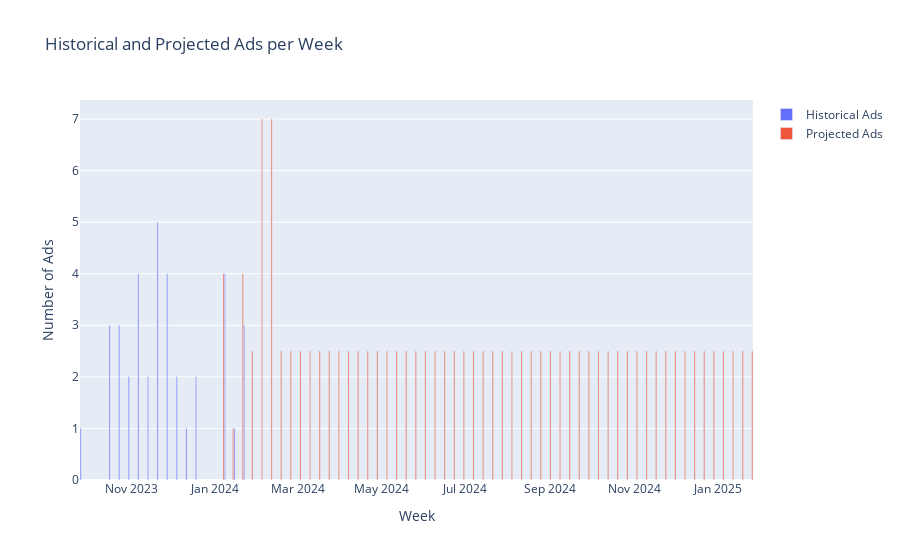

The notebook cell saved with this chart:
### Code cell
# Plot the historical ads / week and the projected ads / week as a bar chart
fig = go.Figure()
fig.add_trace(go.Bar(x=weekly_ad_count['Week_Start'], y=weekly_ad_count['Total Ads'], name='Historical Ads'))
fig.add_trace(go.Bar(x=revenue_df['Week'], y=revenue_df['Number of Ads'], name='Projected Ads'))
fig.update_layout(title='Historical and Projected Ads per Week', xaxis_title='Week', yaxis_title='Number of Ads')
fig.show()
